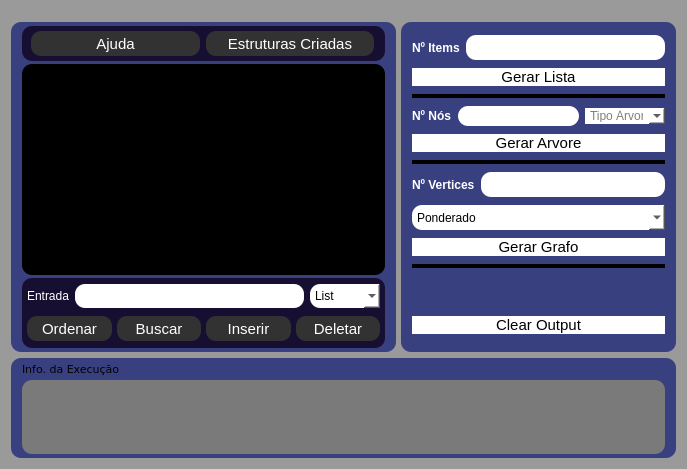
<?xml version="1.0" encoding="UTF-8"?>
<ui version="4.0">
 <class>MainWindow</class>
 <widget class="QMainWindow" name="MainWindow">
  <property name="geometry">
   <rect>
    <x>0</x>
    <y>0</y>
    <width>687</width>
    <height>469</height>
   </rect>
  </property>
  <property name="minimumSize">
   <size>
    <width>600</width>
    <height>300</height>
   </size>
  </property>
  <property name="maximumSize">
   <size>
    <width>16777215</width>
    <height>16777215</height>
   </size>
  </property>
  <property name="windowTitle">
   <string>Algo_Analitics</string>
  </property>
  <property name="styleSheet">
   <string notr="true">background-color: rgb(154, 154, 154);</string>
  </property>
  <widget class="QWidget" name="centralWidget">
   <property name="maximumSize">
    <size>
     <width>16777215</width>
     <height>16777215</height>
    </size>
   </property>
   <property name="styleSheet">
    <string notr="true">border-radius:10px;</string>
   </property>
   <layout class="QVBoxLayout" name="verticalLayout">
    <property name="leftMargin">
     <number>0</number>
    </property>
    <property name="rightMargin">
     <number>0</number>
    </property>
    <property name="bottomMargin">
     <number>0</number>
    </property>
    <item>
     <widget class="QFrame" name="fr_entries">
      <property name="styleSheet">
       <string notr="true">border-radius:10px;
</string>
      </property>
      <property name="frameShape">
       <enum>QFrame::NoFrame</enum>
      </property>
      <layout class="QVBoxLayout" name="verticalLayout_6">
       <item>
        <widget class="QFrame" name="frame_4">
         <property name="styleSheet">
          <string notr="true"/>
         </property>
         <property name="frameShape">
          <enum>QFrame::StyledPanel</enum>
         </property>
         <property name="frameShadow">
          <enum>QFrame::Raised</enum>
         </property>
         <layout class="QHBoxLayout" name="horizontalLayout" stretch="0,0">
          <property name="spacing">
           <number>5</number>
          </property>
          <property name="leftMargin">
           <number>0</number>
          </property>
          <property name="topMargin">
           <number>0</number>
          </property>
          <property name="rightMargin">
           <number>0</number>
          </property>
          <property name="bottomMargin">
           <number>0</number>
          </property>
          <item>
           <widget class="QFrame" name="fr_displayEntry">
            <property name="minimumSize">
             <size>
              <width>300</width>
              <height>240</height>
             </size>
            </property>
            <property name="styleSheet">
             <string notr="true">
background-color: rgb(57, 64, 127);</string>
            </property>
            <property name="frameShape">
             <enum>QFrame::NoFrame</enum>
            </property>
            <layout class="QVBoxLayout" name="verticalLayout_4">
             <property name="spacing">
              <number>3</number>
             </property>
             <property name="topMargin">
              <number>4</number>
             </property>
             <property name="bottomMargin">
              <number>4</number>
             </property>
             <item>
              <widget class="QFrame" name="frame_2">
               <property name="minimumSize">
                <size>
                 <width>0</width>
                 <height>35</height>
                </size>
               </property>
               <property name="styleSheet">
                <string notr="true">
background-color: rgb(23, 15, 50);</string>
               </property>
               <property name="frameShape">
                <enum>QFrame::StyledPanel</enum>
               </property>
               <property name="frameShadow">
                <enum>QFrame::Raised</enum>
               </property>
               <layout class="QHBoxLayout" name="horizontalLayout_7">
                <property name="leftMargin">
                 <number>9</number>
                </property>
                <property name="topMargin">
                 <number>0</number>
                </property>
                <property name="bottomMargin">
                 <number>0</number>
                </property>
                <item>
                 <widget class="QPushButton" name="btn_ajuda">
                  <property name="enabled">
                   <bool>false</bool>
                  </property>
                  <property name="maximumSize">
                   <size>
                    <width>16777215</width>
                    <height>25</height>
                   </size>
                  </property>
                  <property name="font">
                   <font>
                    <pointsize>11</pointsize>
                   </font>
                  </property>
                  <property name="styleSheet">
                   <string notr="true">background-color: rgb(50, 50, 50);
color: rgb(255, 255, 255);</string>
                  </property>
                  <property name="text">
                   <string>Ajuda</string>
                  </property>
                 </widget>
                </item>
                <item>
                 <widget class="QPushButton" name="btn_estrCriadas">
                  <property name="minimumSize">
                   <size>
                    <width>0</width>
                    <height>0</height>
                   </size>
                  </property>
                  <property name="maximumSize">
                   <size>
                    <width>16777215</width>
                    <height>25</height>
                   </size>
                  </property>
                  <property name="font">
                   <font>
                    <pointsize>11</pointsize>
                   </font>
                  </property>
                  <property name="styleSheet">
                   <string notr="true">background-color: rgb(50, 50, 50);
color: rgb(255, 255, 255);</string>
                  </property>
                  <property name="text">
                   <string>Estruturas Criadas</string>
                  </property>
                 </widget>
                </item>
               </layout>
              </widget>
             </item>
             <item>
              <widget class="QTextEdit" name="te_entryDisplay">
               <property name="font">
                <font>
                 <family>Segoe UI Semibold</family>
                 <bold>true</bold>
                </font>
               </property>
               <property name="styleSheet">
                <string notr="true">color: rgb(255, 255, 255);
background-color: rgb(0, 0, 0);</string>
               </property>
              </widget>
             </item>
             <item>
              <widget class="QFrame" name="frame">
               <property name="minimumSize">
                <size>
                 <width>0</width>
                 <height>70</height>
                </size>
               </property>
               <property name="styleSheet">
                <string notr="true">
background-color: rgb(23, 15, 50);</string>
               </property>
               <property name="frameShape">
                <enum>QFrame::NoFrame</enum>
               </property>
               <layout class="QVBoxLayout" name="verticalLayout_5">
                <property name="spacing">
                 <number>2</number>
                </property>
                <property name="leftMargin">
                 <number>5</number>
                </property>
                <property name="topMargin">
                 <number>0</number>
                </property>
                <property name="rightMargin">
                 <number>5</number>
                </property>
                <property name="bottomMargin">
                 <number>0</number>
                </property>
                <item>
                 <layout class="QHBoxLayout" name="horizontalLayout_5">
                  <item>
                   <widget class="QLabel" name="lbl_entrada">
                    <property name="styleSheet">
                     <string notr="true">color: rgb(255, 255, 255);</string>
                    </property>
                    <property name="text">
                     <string>Entrada</string>
                    </property>
                   </widget>
                  </item>
                  <item>
                   <widget class="QLineEdit" name="le_entryData">
                    <property name="minimumSize">
                     <size>
                      <width>0</width>
                      <height>24</height>
                     </size>
                    </property>
                    <property name="styleSheet">
                     <string notr="true">background-color: rgb(255, 255, 255);</string>
                    </property>
                   </widget>
                  </item>
                  <item>
                   <widget class="QComboBox" name="cb_tipoEstrutura">
                    <property name="minimumSize">
                     <size>
                      <width>70</width>
                      <height>24</height>
                     </size>
                    </property>
                    <property name="styleSheet">
                     <string notr="true">background-color: rgb(255, 255, 255);
color: rgb(0, 0, 0);</string>
                    </property>
                    <item>
                     <property name="text">
                      <string>List</string>
                     </property>
                    </item>
                    <item>
                     <property name="text">
                      <string>Tree</string>
                     </property>
                    </item>
                    <item>
                     <property name="text">
                      <string>Graph</string>
                     </property>
                    </item>
                   </widget>
                  </item>
                 </layout>
                </item>
                <item>
                 <layout class="QHBoxLayout" name="horizontalLayout_6">
                  <property name="spacing">
                   <number>5</number>
                  </property>
                  <item>
                   <widget class="QPushButton" name="pushButton_3">
                    <property name="minimumSize">
                     <size>
                      <width>0</width>
                      <height>25</height>
                     </size>
                    </property>
                    <property name="font">
                     <font>
                      <pointsize>11</pointsize>
                     </font>
                    </property>
                    <property name="styleSheet">
                     <string notr="true">background-color: rgb(50, 50, 50);
color: rgb(255, 255, 255);</string>
                    </property>
                    <property name="text">
                     <string>Ordenar</string>
                    </property>
                   </widget>
                  </item>
                  <item>
                   <widget class="QPushButton" name="btn_buscar">
                    <property name="minimumSize">
                     <size>
                      <width>0</width>
                      <height>25</height>
                     </size>
                    </property>
                    <property name="font">
                     <font>
                      <pointsize>11</pointsize>
                     </font>
                    </property>
                    <property name="styleSheet">
                     <string notr="true">background-color: rgb(50, 50, 50);
color: rgb(255, 255, 255);</string>
                    </property>
                    <property name="text">
                     <string>Buscar</string>
                    </property>
                   </widget>
                  </item>
                  <item>
                   <widget class="QPushButton" name="btn_inserir">
                    <property name="minimumSize">
                     <size>
                      <width>0</width>
                      <height>25</height>
                     </size>
                    </property>
                    <property name="font">
                     <font>
                      <pointsize>11</pointsize>
                     </font>
                    </property>
                    <property name="styleSheet">
                     <string notr="true">background-color: rgb(50, 50, 50);
color: rgb(255, 255, 255);</string>
                    </property>
                    <property name="text">
                     <string>Inserir</string>
                    </property>
                   </widget>
                  </item>
                  <item>
                   <widget class="QPushButton" name="btn_deletar">
                    <property name="minimumSize">
                     <size>
                      <width>0</width>
                      <height>25</height>
                     </size>
                    </property>
                    <property name="maximumSize">
                     <size>
                      <width>16777215</width>
                      <height>16777215</height>
                     </size>
                    </property>
                    <property name="font">
                     <font>
                      <pointsize>11</pointsize>
                     </font>
                    </property>
                    <property name="styleSheet">
                     <string notr="true">background-color: rgb(50, 50, 50);
color: rgb(255, 255, 255);</string>
                    </property>
                    <property name="text">
                     <string>Deletar</string>
                    </property>
                   </widget>
                  </item>
                 </layout>
                </item>
               </layout>
              </widget>
             </item>
            </layout>
           </widget>
          </item>
          <item>
           <widget class="QFrame" name="frame_3">
            <property name="minimumSize">
             <size>
              <width>180</width>
              <height>0</height>
             </size>
            </property>
            <property name="maximumSize">
             <size>
              <width>275</width>
              <height>16777215</height>
             </size>
            </property>
            <property name="styleSheet">
             <string notr="true">background-color: rgb(57, 64, 127);</string>
            </property>
            <property name="frameShape">
             <enum>QFrame::NoFrame</enum>
            </property>
            <layout class="QVBoxLayout" name="verticalLayout_3">
             <item>
              <layout class="QHBoxLayout" name="horizontalLayout_2">
               <item>
                <widget class="QLabel" name="label_2">
                 <property name="font">
                  <font>
                   <bold>true</bold>
                  </font>
                 </property>
                 <property name="styleSheet">
                  <string notr="true">color:rgb(255, 255, 255);</string>
                 </property>
                 <property name="text">
                  <string>Nº Items</string>
                 </property>
                </widget>
               </item>
               <item>
                <widget class="QLineEdit" name="le_numItems">
                 <property name="maximumSize">
                  <size>
                   <width>16777215</width>
                   <height>25</height>
                  </size>
                 </property>
                 <property name="font">
                  <font>
                   <pointsize>11</pointsize>
                  </font>
                 </property>
                 <property name="styleSheet">
                  <string notr="true">background-color: rgb(255, 255, 255);</string>
                 </property>
                </widget>
               </item>
              </layout>
             </item>
             <item>
              <widget class="QPushButton" name="btn_geraLista">
               <property name="maximumSize">
                <size>
                 <width>16777215</width>
                 <height>16777215</height>
                </size>
               </property>
               <property name="font">
                <font>
                 <pointsize>11</pointsize>
                </font>
               </property>
               <property name="styleSheet">
                <string notr="true">background-color: rgb(255, 255, 255);
color: rgb(0, 0, 0);</string>
               </property>
               <property name="text">
                <string>Gerar Lista</string>
               </property>
              </widget>
             </item>
             <item>
              <widget class="Line" name="line">
               <property name="maximumSize">
                <size>
                 <width>16777215</width>
                 <height>4</height>
                </size>
               </property>
               <property name="styleSheet">
                <string notr="true">background-color: rgb(0, 0, 0);</string>
               </property>
               <property name="orientation">
                <enum>Qt::Horizontal</enum>
               </property>
              </widget>
             </item>
             <item>
              <layout class="QHBoxLayout" name="horizontalLayout_3">
               <item>
                <widget class="QLabel" name="label_3">
                 <property name="font">
                  <font>
                   <bold>true</bold>
                  </font>
                 </property>
                 <property name="styleSheet">
                  <string notr="true">color:rgb(255, 255, 255);</string>
                 </property>
                 <property name="text">
                  <string>Nº Nós</string>
                 </property>
                </widget>
               </item>
               <item>
                <widget class="QLineEdit" name="le_numNos">
                 <property name="maximumSize">
                  <size>
                   <width>16777215</width>
                   <height>25</height>
                  </size>
                 </property>
                 <property name="font">
                  <font>
                   <pointsize>11</pointsize>
                  </font>
                 </property>
                 <property name="styleSheet">
                  <string notr="true">background-color: rgb(255, 255, 255);</string>
                 </property>
                </widget>
               </item>
               <item>
                <widget class="QComboBox" name="comboBox">
                 <property name="minimumSize">
                  <size>
                   <width>80</width>
                   <height>0</height>
                  </size>
                 </property>
                 <property name="styleSheet">
                  <string notr="true">background-color: rgb(255, 255, 255);
color: rgb(0, 0, 0);</string>
                 </property>
                 <property name="placeholderText">
                  <string>Tipo Árvore</string>
                 </property>
                </widget>
               </item>
              </layout>
             </item>
             <item>
              <widget class="QPushButton" name="btn_geraArvore">
               <property name="font">
                <font>
                 <pointsize>11</pointsize>
                </font>
               </property>
               <property name="styleSheet">
                <string notr="true">background-color: rgb(255, 255, 255);
color: rgb(0, 0, 0);</string>
               </property>
               <property name="text">
                <string>Gerar Arvore</string>
               </property>
              </widget>
             </item>
             <item>
              <widget class="Line" name="line_2">
               <property name="maximumSize">
                <size>
                 <width>16777215</width>
                 <height>4</height>
                </size>
               </property>
               <property name="styleSheet">
                <string notr="true">background-color: rgb(0, 0, 0);</string>
               </property>
               <property name="orientation">
                <enum>Qt::Horizontal</enum>
               </property>
              </widget>
             </item>
             <item>
              <layout class="QHBoxLayout" name="horizontalLayout_4">
               <item>
                <widget class="QLabel" name="label_4">
                 <property name="font">
                  <font>
                   <bold>true</bold>
                  </font>
                 </property>
                 <property name="styleSheet">
                  <string notr="true">color: rgb(255, 255, 255);</string>
                 </property>
                 <property name="text">
                  <string>Nº Vertices</string>
                 </property>
                </widget>
               </item>
               <item>
                <widget class="QLineEdit" name="le_numVertice">
                 <property name="minimumSize">
                  <size>
                   <width>60</width>
                   <height>0</height>
                  </size>
                 </property>
                 <property name="maximumSize">
                  <size>
                   <width>16777215</width>
                   <height>25</height>
                  </size>
                 </property>
                 <property name="font">
                  <font>
                   <pointsize>11</pointsize>
                  </font>
                 </property>
                 <property name="styleSheet">
                  <string notr="true">background-color: rgb(255, 255, 255);</string>
                 </property>
                </widget>
               </item>
              </layout>
             </item>
             <item>
              <widget class="QComboBox" name="cb_tipoGrafo">
               <property name="maximumSize">
                <size>
                 <width>16777215</width>
                 <height>25</height>
                </size>
               </property>
               <property name="styleSheet">
                <string notr="true">background-color: rgb(255, 255, 255);
color: rgb(0, 0, 0);</string>
               </property>
               <item>
                <property name="text">
                 <string>Ponderado</string>
                </property>
               </item>
               <item>
                <property name="text">
                 <string>Ponderado Direcionado</string>
                </property>
               </item>
               <item>
                <property name="text">
                 <string>Direcionado</string>
                </property>
               </item>
              </widget>
             </item>
             <item>
              <widget class="QPushButton" name="btn_geraGrafo">
               <property name="font">
                <font>
                 <pointsize>11</pointsize>
                 <bold>false</bold>
                </font>
               </property>
               <property name="styleSheet">
                <string notr="true">background-color: rgb(255, 255, 255);
color: rgb(0, 0, 0);</string>
               </property>
               <property name="text">
                <string>Gerar Grafo</string>
               </property>
              </widget>
             </item>
             <item>
              <widget class="Line" name="line_3">
               <property name="maximumSize">
                <size>
                 <width>16777215</width>
                 <height>4</height>
                </size>
               </property>
               <property name="styleSheet">
                <string notr="true">background-color: rgb(0, 0, 0);</string>
               </property>
               <property name="orientation">
                <enum>Qt::Horizontal</enum>
               </property>
              </widget>
             </item>
             <item>
              <spacer name="verticalSpacer">
               <property name="orientation">
                <enum>Qt::Vertical</enum>
               </property>
               <property name="sizeType">
                <enum>QSizePolicy::Minimum</enum>
               </property>
               <property name="sizeHint" stdset="0">
                <size>
                 <width>20</width>
                 <height>40</height>
                </size>
               </property>
              </spacer>
             </item>
             <item>
              <widget class="QPushButton" name="btn_reset">
               <property name="font">
                <font>
                 <pointsize>11</pointsize>
                </font>
               </property>
               <property name="styleSheet">
                <string notr="true">background-color: rgb(255, 255, 255);
color: rgb(0, 0, 0);</string>
               </property>
               <property name="text">
                <string>Clear Output</string>
               </property>
              </widget>
             </item>
            </layout>
           </widget>
          </item>
         </layout>
        </widget>
       </item>
       <item>
        <widget class="QFrame" name="fr_info">
         <property name="minimumSize">
          <size>
           <width>0</width>
           <height>0</height>
          </size>
         </property>
         <property name="maximumSize">
          <size>
           <width>16777215</width>
           <height>100</height>
          </size>
         </property>
         <property name="styleSheet">
          <string notr="true">
background-color: rgb(57, 64, 127);</string>
         </property>
         <property name="frameShape">
          <enum>QFrame::NoFrame</enum>
         </property>
         <layout class="QVBoxLayout" name="verticalLayout_2">
          <property name="spacing">
           <number>4</number>
          </property>
          <property name="topMargin">
           <number>4</number>
          </property>
          <property name="bottomMargin">
           <number>4</number>
          </property>
          <item>
           <widget class="QLabel" name="label">
            <property name="maximumSize">
             <size>
              <width>16777215</width>
              <height>20</height>
             </size>
            </property>
            <property name="font">
             <font>
              <family>Verdana</family>
              <pointsize>8</pointsize>
              <bold>false</bold>
             </font>
            </property>
            <property name="styleSheet">
             <string notr="true">color: rgb(0, 0, 0);</string>
            </property>
            <property name="text">
             <string>Info. da Execução</string>
            </property>
           </widget>
          </item>
          <item>
           <widget class="QTextEdit" name="te_infoExec">
            <property name="minimumSize">
             <size>
              <width>0</width>
              <height>50</height>
             </size>
            </property>
            <property name="maximumSize">
             <size>
              <width>16777215</width>
              <height>16777215</height>
             </size>
            </property>
            <property name="styleSheet">
             <string notr="true">background-color: rgb(122, 122, 122);</string>
            </property>
           </widget>
          </item>
         </layout>
        </widget>
       </item>
      </layout>
     </widget>
    </item>
   </layout>
  </widget>
  <widget class="QMenuBar" name="menuBar">
   <property name="geometry">
    <rect>
     <x>0</x>
     <y>0</y>
     <width>687</width>
     <height>21</height>
    </rect>
   </property>
  </widget>
 </widget>
 <layoutdefault spacing="6" margin="11"/>
 <resources/>
 <connections/>
</ui>
